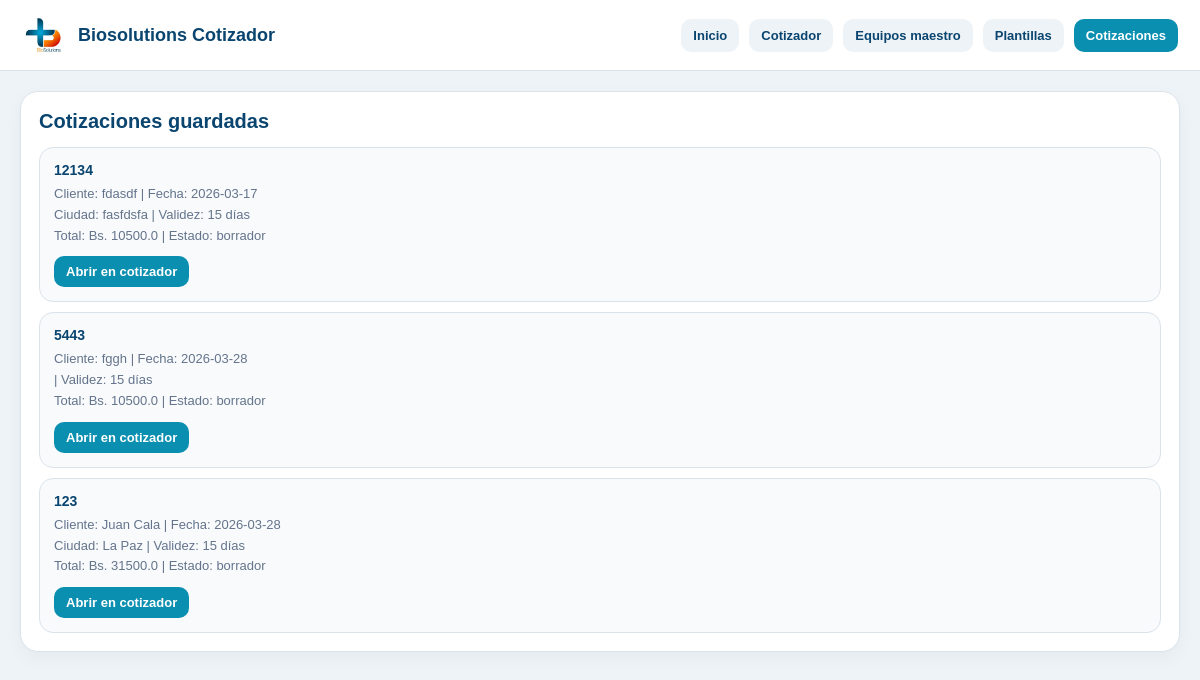
/cotizaciones, run on an earlier commit of the app's database.
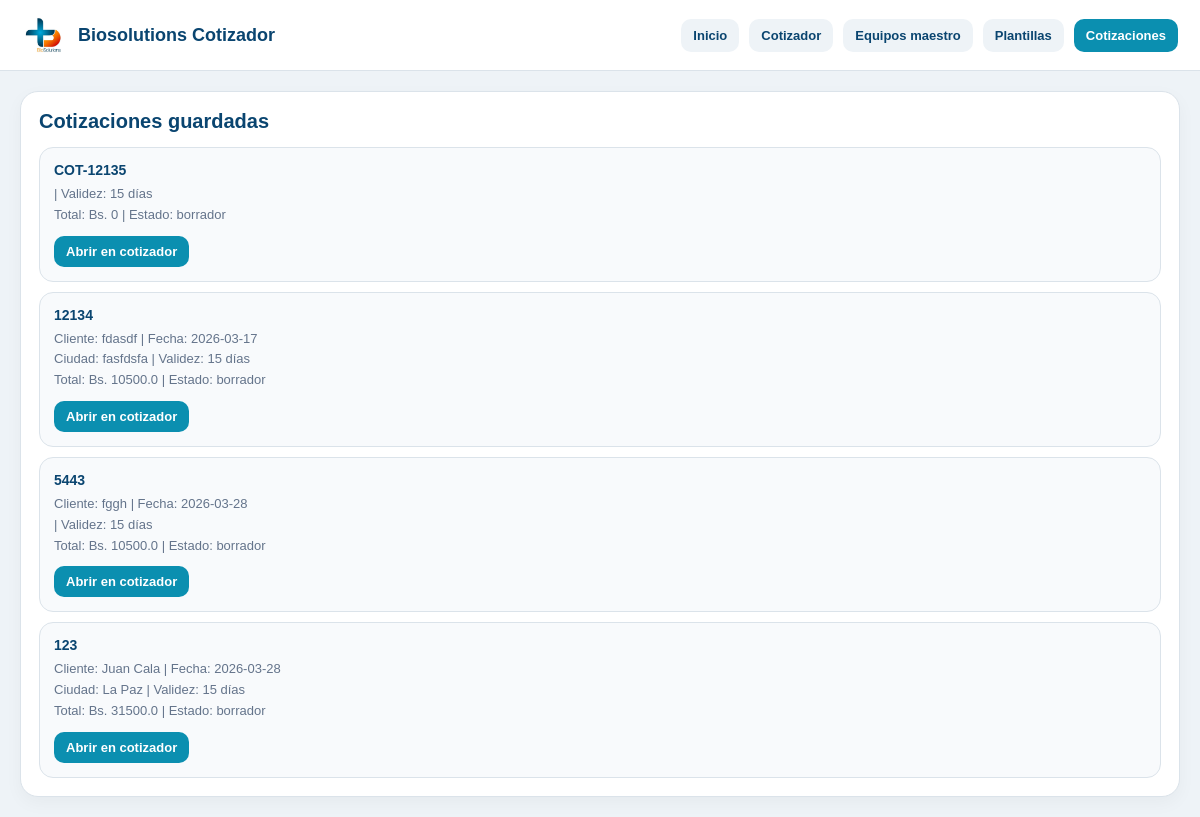
And on a later commit of the database.
### tables this page shows
CREATE TABLE cotizaciones (
    id INTEGER PRIMARY KEY AUTOINCREMENT,
    numero TEXT,
    fecha TEXT,
    cliente TEXT,
    atencion TEXT,
    ciudad TEXT,
    validez TEXT,
    forma_pago TEXT,
    observaciones TEXT,
    moneda TEXT DEFAULT 'BOB',
    total REAL DEFAULT 0,
    estado TEXT DEFAULT 'borrador'
);

### app.py (the view)
@app.route("/cotizaciones")
def cotizaciones_page():
    conn = get_db_connection()
    cotizaciones = conn.execute("""
        SELECT *
        FROM cotizaciones
        ORDER BY id DESC
    """).fetchall()
    conn.close()
    return render_template("cotizaciones.html", cotizaciones=cotizaciones, active_page="cotizaciones")

### app.py (called while the page is built)
def get_db_connection():
    conn = sqlite3.connect(DB_PATH, timeout=10)
    conn.row_factory = sqlite3.Row
    return conn

### templates/cotizaciones.html (shortened to what this page needs)
{% extends "base.html" %}
{% block content %}
<section class="page-card">
  <h2>Cotizaciones guardadas</h2>
  {% if cotizaciones %}
    <div class="lib-list">
      {% for c in cotizaciones %}
        <div class="lib-card">
          <strong>{{ c["numero"] or "Sin número" }}</strong>
          <span>
            {% if c["cliente"] %}Cliente: {{ c["cliente"] }}{% endif %}
            {% if c["fecha"] %} | Fecha: {{ c["fecha"] }}{% endif %}
          </span>
          <span>
            {% if c["ciudad"] %}Ciudad: {{ c["ciudad"] }}{% endif %}
            {% if c["validez"] %} | Validez: {{ c["validez"] }}{% endif %}
          </span>
          <span>
            Total: Bs. {{ c["total"] or 0 }}
            {% if c["estado"] %} | Estado: {{ c["estado"] }}{% endif %}
          </span>
          <div class="actions">
            <a href="{{ url_for('cotizador') }}?cotizacion_id={{ c['id'] }}">Abrir en cotizador</a>
          </div>
        </div>
      {% endfor %}
    </div>
  {% else %}
    <p class="tiny-note">Todavía no hay cotizaciones guardadas en la base.</p>
  {% endif %}
</section>
{% endblock %}

### templates/base.html (shortened to what this page needs)
<!DOCTYPE html>
<html lang="es">
<head>
  <link rel="stylesheet" href="{{ url_for('static', filename='styles.css') }}?v=7" />
</head>
<body>
  <header class="topbar">
    <div class="topbar-left">
      <img src="{{ url_for('static', filename='logo_biosolutions.png') }}" alt="BioSolutions" class="topbar-logo">
      <div class="topbar-title">Biosolutions Cotizador</div>
    </div>
    <nav class="nav-links">
      <a href="{{ url_for('dashboard') }}" class="{% if active_page == 'inicio' %}active{% endif %}">Inicio</a>
      <a href="{{ url_for('cotizador') }}" class="{% if active_page == 'cotizador' %}active{% endif %}">Cotizador</a>
      <a href="{{ url_for('equipos_page') }}" class="{% if active_page == 'equipos' %}active{% endif %}">Equipos maestro</a>
      <a href="{{ url_for('plantillas_page') }}" class="{% if active_page == 'plantillas' %}active{% endif %}">Plantillas</a>
      <a href="{{ url_for('cotizaciones_page') }}" class="{% if active_page == 'cotizaciones' %}active{% endif %}">Cotizaciones</a>
    </nav>
  </header>
  <main class="page-shell">
    {% block content %}{% endblock %}
  </main>
</body>
</html>

### static/styles.css (style rules this page uses)
:root { --primary:#0b8fb0; --primary-dark:#0a4570; --accent:#f47c20; --text:#1f2937; --muted:#6b7280; --line:#dbe3ea; --soft:#f7fafc; --panel:#ffffff; --bg:#eef3f7; --danger:#dc2626; }
* { box-sizing:border-box }
body { margin:0; font-family:Arial, Helvetica, sans-serif; background:var(--bg); color:var(--text); }

### templates/base.html (style rules this page uses)
.topbar { display:flex; justify-content:space-between; align-items:center; gap:16px; padding:14px 22px; background:#fff; border-bottom:1px solid #dbe3ea; position:sticky; top:0; z-index:20; }
.topbar-left { display:flex; align-items:center; gap:14px; }
.topbar-logo { height:42px; width:auto; display:block; }
.topbar-title { font-size:18px; font-weight:800; color:#0a4570; }
.nav-links { display:flex; flex-wrap:wrap; gap:10px; }
.nav-links a { text-decoration:none; padding:9px 12px; border-radius:10px; background:#eef3f7; color:#0a4570; font-weight:700; font-size:13px; }
.nav-links a.active { background:#0b8fb0; color:#fff; }
.page-shell { padding:20px; }

### templates/cotizaciones.html (style rules this page uses)
.page-card { background:#fff; border:1px solid #dbe3ea; border-radius:18px; padding:18px; box-shadow:0 6px 18px rgba(0,0,0,.04); }
.page-card h2 { margin:0 0 14px; color:#0a4570; font-size:20px; }
.lib-list { display:grid; gap:10px; }
.lib-card { border:1px solid #dbe3ea; border-radius:14px; padding:14px; background:#f8fafc; }
.lib-card strong { display:block; margin-bottom:6px; color:#0a4570; font-size:14px; }
.lib-card span { display:block; font-size:13px; color:#64748b; line-height:1.6; }
.actions { margin-top:10px; display:flex; gap:8px; flex-wrap:wrap; }
.actions a { text-decoration:none; background:#0b8fb0; color:#fff; padding:8px 12px; border-radius:10px; font-size:13px; font-weight:700; }

What changed in the data, as far as the page shows it:
added cotizaciones: numero "COT-12135", validez "15 días", total "0", estado "borrador"
